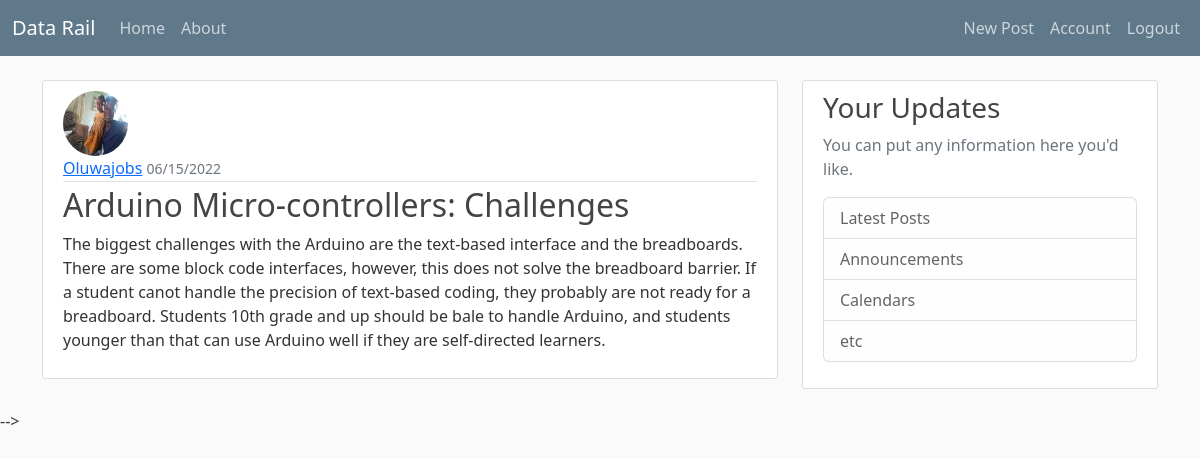
/post/5 (signed in), run on the app's committed database.
### datarail/models.py (models this page shows, shortened)
class User(db.Model, UserMixin):
    id = db.Column(db.Integer, primary_key=True)
    username = db.Column(db.String(20), nullable=False, unique=True)
    email = db.Column(db.String(50), nullable=False, unique=True)
    image_file = db.Column(
        db.String(120), nullable=False, default='default.jpg')
    password = db.Column(db.String(60), nullable=False)
    post = db.relationship('Post', backref='author', lazy=True)

class Post(db.Model, UserMixin):
    id = db.Column(db.Integer, primary_key=True)
    title = db.Column(db.String(60), nullable=False, unique=True)
    date_posted = db.Column(db.DateTime, nullable=False,
                            default=datetime.utcnow)
    content = db.Column(db.Text, nullable=False)
    user_id = db.Column(db.Integer, db.ForeignKey('user.id'), nullable=False)

### datarail/routes.py (the view)
@app.route('/post/<int:post_id>', methods=['GET'])
@login_required
def post(post_id):
    post = Post.query.get_or_404(post_id)
    return render_template('post.html', post=post, title=post.title)

### datarail/models.py (called while the page is built)
@login_manager.user_loader
def load_user(user_id):
    return User.query.get(user_id)

### datarail/templates/post.html (shortened to what this page needs)
{%extends 'layout.html'%}
{%block content%}
<article class="media content-section">
    <img class="rounded-circle article-img" src="{{ url_for('static', filename='profile_pics/' + post.author.image_file) }}"
        alt="profile picture">
    <div class="media-body">
        <div class="article-metadata">
            <a class="mr-2" href="#">{{ post.author.username }}</a>
            <small class="text-muted">{{ post.date_posted.strftime('%m/%d/%Y') }}</small>
        </div>
        <h2>{{ post.title }}</h2>
        <p class="article-content">{{ post.content }}</p>
    </div>
</article>
{%endblock content%}

### datarail/static/main.css (style rules this page uses)
body { background: #fafafa; color: #333333; margin-top: 5rem; }
h1, h2, h3, h4, h5, h6 { color: #444444; }
.content-section { background: #ffffff; padding: 10px 20px; border: 1px solid #dddddd; border-radius: 3px; margin-bottom: 20px; }
.article-content { white-space: pre-line; }
.article-img { height: 65px; width: 65px; margin-right: 16px; }
.article-metadata { padding-bottom: 1px; margin-bottom: 4px; border-bottom: 1px solid #e3e3e3 }

### data on the page
User: image_file (picture), author.username "Oluwajobs"
Post: date_posted "06/15/2022", title "Arduino Micro-controllers: Challenges", content "The biggest challenges with the Arduino are the text-based interface and the breadboards. There are some block code interfaces, however, this does not solve the breadboard barrier. If a student canot handle the precision of text-based coding, they probably are not ready for a breadboard. Students 10th grade and up should be bale to handle Arduino, and students younger than that can use Arduino well if they are self-directed learners."
